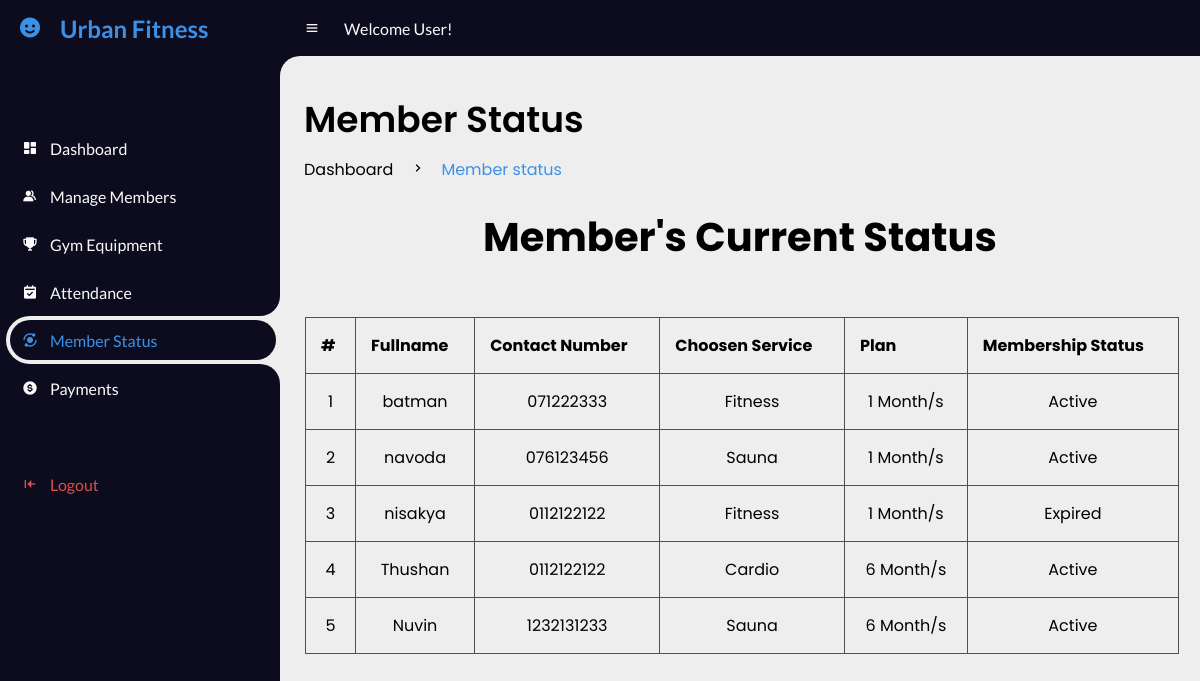
Screenshot of /UrbanFitness/2Staff/statusmb.php (signed in) with the database file from the repository.
### tables this page shows
CREATE TABLE `members` (
  `user_id` int(11) NOT NULL,
  `fullname` varchar(20) NOT NULL,
  `email` varchar(20) NOT NULL,
  `password` varchar(100) NOT NULL,
  `gender` varchar(20) NOT NULL,
  `dor` date NOT NULL,
  `services` varchar(50) NOT NULL,
  `amount` int(100) NOT NULL,
  `paid_date` date NOT NULL,
  `p_year` int(11) NOT NULL,
  `plan` varchar(100) NOT NULL,
  `address` varchar(20) NOT NULL,
  `contact` varchar(100) NOT NULL,
  `status` varchar(20) NOT NULL DEFAULT 'Active',
  `attendance_count` int(100) NOT NULL,
  `ini_weight` int(100) NOT NULL DEFAULT 0,
  `curr_weight` int(100) NOT NULL DEFAULT 0,
  `ini_bodytype` varchar(50) NOT NULL,
  `curr_bodytype` varchar(50) NOT NULL,
  `progress_date` date NOT NULL,
  `reminder` int(11) NOT NULL DEFAULT 0
);

### UrbanFitness/2Staff/statusmb.php (the view, shortened to what this page needs)
<!DOCTYPE html>
<html lang="en">
<head>
    <link href='https://unpkg.com/boxicons@2.0.9/css/boxicons.min.css' rel='stylesheet'>
    <link rel="stylesheet" href="css/progressmb.css">
</head>
<body>
    <section id="sidebar">
        <a href="#" class="brand">
            <i class='bx bxs-smile'></i>
            <span class="text">Urban Fitness</span>
        </a>
        <ul class="side-menu top">
            <li>
                <a href="index.php">
                    <i class='bx bxs-dashboard'></i>
                    <span class="text">Dashboard</span>
                </a>
            </li>
            <li>
                <a href="managemb.php">
                    <i class='bx bxs-group'></i>
                    <span class="text">Manage Members</span>
                </a>
            </li>
            <li>
                <a href="managegym.php">
                    <i class='bx bxs-trophy'></i>
                    <span class="text">Gym Equipment</span>
                </a>
            </li>
            <li>
                <a href="attendance.php">
                    <i class='bx bxs-calendar-check'></i>
                    <span class="text">Attendance</span>
                </a>
            </li>
            <li class="active">
                <a href="statusmb.php">
                    <i class='bx bxs-analyse'></i>
                    <span class="text">Member Status</span>
                </a>
            </li>
            <li>
                <a href="paymentmb.php">
                    <i class='bx bxs-dollar-circle'></i>
                    <span class="text">Payments</span>
                </a>
            </li>
        </ul>
        <ul class="side-menu">
            <li>
                <a href="../logout.php" class="logout">
                    <i class='bx bxs-arrow-to-left'></i>
                    <span class="text">Logout</span>
                </a>
            </li>
        </ul>
    </section>
    <section id="content">
        <nav>
            <i class='bx bx-menu'></i>
            <a class="nav-link">Welcome User!</a>
        </nav>
        <main>
            <div class="head-title">
                <div class="left">
                    <h1>Member Status</h1>
                    <ul class="breadcrumb">
                        <li>
                            <a href="#">Dashboard</a>
                        </li>
                        <li><i class='bx bx-chevron-right'></i></li>
                        <li>
                            <a class="active" href="statusmb.php">Member status</a>
                        </li>
                    </ul>
                </div>
            </div>
            <div id="content">
                <div id="content-header">
                    <br>
                    <h1 class="text-center" style="text-align:center; font-size: 40px;">Member's Current Status <i class="fas fa-eye"></i></h1>
                </div>
                <div class="container-fluid">
                    <div class="row-fluid">
                        <div class="span12">
                            <div class='widget-box'>
                                <div class='widget-title'> <span class='icon'> <i class='fas fa-th'></i> </span>
                                    <br>
                                </div>
                                <div class='widget-content nopadding'>
                                    <?php
                                    include "dbcon.php";
                                    $qry = "SELECT * FROM members";
                                    $cnt = 1;
                                    $result = mysqli_query($conn, $qry);
                                    echo "<table class='table table-bordered table-hover data-table'>
              <thead>
                <tr>
                  <th>#</th>
                  <th>Fullname</th>
                  <th>Contact Number</th>
                  <th>Choosen Service</th>
                  <th>Plan</th>
                  <th>Membership Status</th>
                </tr>
              </thead>";
                                    while ($row = mysqli_fetch_array($result)) { ?>
                                        <tbody>
                                            <td>
                                                <div class='text-center'><?php echo $cnt; ?></div>
                                            </td>
                                            <td>
                                                <div class='text-center'><?php echo $row['fullname']; ?></div>
                                            </td>
                                            <td>
                                                <div class='text-center'><?php echo $row['contact']; ?></div>
                                            </td>
                                            <td>
                                                <div class='text-center'><?php echo $row['services']; ?></div>
                                            </td>
                                            <td>
                                                <div class='text-center'><?php echo $row['plan']; ?> Month/s</div>
                                            </td>
                                            <td>
                                                <div class='text-center'><?php if ($row['status'] == 'Active') {
                                                                                echo '<i class="fas fa-circle" style="color:green;"></i> Active';
                                                                            } else if ($row['status'] == 'Expired') {
                                                                                echo '<i class="fas fa-circle" style="color:red;"></i> Expired';
                                                                            } else {
                                                                                echo '<i class="fas fa-circle" style="color:orange;"></i> Pending Reg';
                                                                            } ?></div>
                                            </td>
                                        </tbody>
                                    <?php
                                        $cnt++;
                                    }
                                    ?>
                                    </table>
                                </div>
                            </div>
                        </div>
                    </div>
                </div>
            </div>
        </main>
    </section>
</body>
</html>

### UrbanFitness/2Staff/css/progressmb.css (style rules this page uses)
* { margin: 0; padding: 0; box-sizing: border-box; }
a { text-decoration: none; }
li { list-style: none; }
:root { --poppins: 'Poppins', sans-serif; --lato: 'Lato', sans-serif; --light: #0C0C1E; --blue: #3C91E6; --light-blue: #CFE8FF; --grey: #060714; --dark-grey: #AAAAAA; --dark: #FBFBFB; --red: #DB504A; --yellow: #FFCE26; --light-yellow: #FFF2C6; --orange: #FD7238; --light-orange: #FFE0D3; --light-green: hsl(160, 67%, 74%); }
html { overflow-x: hidden; }
body { background: #eee; overflow-x: hidden; }
#sidebar { position: fixed; top: 0; left: 0; width: 280px; height: 100%; background: var(--light); z-index: 2000; font-family: var(--lato); transition: .3s ease; overflow-x: hidden; scrollbar-width: none; }
#sidebar .brand { font-size: 24px; font-weight: 700; height: 56px; display: flex; align-items: center; color: var(--blue); position: sticky; top: 0; left: 0; background: var(--light); z-index: 500; padding-bottom: 20px; box-sizing: content-box; }
#sidebar .brand .bx { min-width: 60px; display: flex; justify-content: center; }
#sidebar .side-menu { width: 100%; margin-top: 48px; }
#sidebar .side-menu li { height: 48px; background: transparent; margin-left: 6px; border-radius: 48px 0 0 48px; padding: 4px; }
#sidebar .side-menu li.active { background: #eee; position: relative; }
#sidebar .side-menu li.active::before { content: ''; position: absolute; width: 40px; height: 40px; border-radius: 50%; top: -40px; right: 0; box-shadow: 20px 20px 0 #eee; z-index: -1; }
#sidebar .side-menu li.active::after { content: ''; position: absolute; width: 40px; height: 40px; border-radius: 50%; bottom: -40px; right: 0; box-shadow: 20px -20px 0 #eee; z-index: -1; }
#sidebar .side-menu li a { width: 100%; height: 100%; background: var(--light); display: flex; align-items: center; border-radius: 48px; font-size: 16px; color: var(--dark); white-space: nowrap; overflow-x: hidden; }
#sidebar .side-menu.top li.active a { color: var(--blue); }
#sidebar .side-menu li a.logout { color: var(--red); }
#sidebar .side-menu li a .bx { min-width: calc(60px - ((4px + 6px) * 2)); display: flex; justify-content: center; }
#content { position: fixed; width: calc(100% - 280px); left: 280px; transition: .3s ease; }
#content nav { height: 56px; background: var(--light); padding: 0 24px; display: flex; align-items: center; grid-gap: 24px; font-family: var(--lato); position: sticky; top: 0; left: 0; z-index: 1000; }
#content nav::before { content: ''; position: absolute; width: 40px; height: 40px; bottom: -40px; left: 0; border-radius: 50%; box-shadow: -20px -20px 0 var(--light); }
#content nav a { color: var(--dark); }
#content nav .bx.bx-menu { cursor: pointer; color: var(--dark); }
#content nav .nav-link { font-size: 16px; transition: .3s ease; }
#content main { width: 100%; padding: 36px 24px; font-family: var(--poppins); max-height: calc(100vh - 56px); overflow-y: auto; }
#content main .head-title { display: flex; align-items: center; justify-content: space-between; grid-gap: 16px; flex-wrap: wrap; }
#content main .head-title .left h1 { font-size: 36px; font-weight: 600; margin-bottom: 10px; color: black; }
#content main .head-title .left .breadcrumb { display: flex; align-items: center; grid-gap: 16px; }
#content main .head-title .left .breadcrumb li { color: black; }
#content main .head-title .left .breadcrumb li a { color: black; pointer-events: none; }
#content main .head-title .left .breadcrumb li a.active { color: var(--blue); pointer-events: unset; }

### UrbanFitness/2Staff/statusmb.php (style rules this page uses)
table { border-collapse: collapse; width: 95%; margin: 25px; }
th,td { padding: 15px; text-align: center; border: 1px solid #505050; }
th { text-align: left; }

### rows the page displays
members: fullname "batman", contact "071222333", services "Fitness", plan "1", status "Active"
members: fullname "navoda", contact "076123456", services "Sauna", plan "1", status "Active"
members: fullname "nisakya", contact "0112122122", services "Fitness", plan "1", status "Expired"
members: fullname "Thushan", contact "0112122122", services "Cardio", plan "6", status "Active"
members: fullname "Nuvin", contact "1232131233", services "Sauna", plan "6", status "Active"
